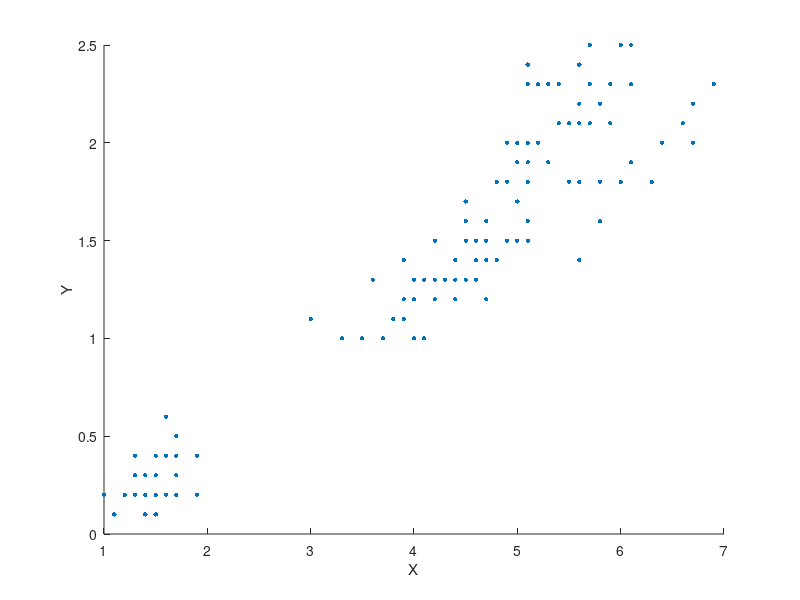
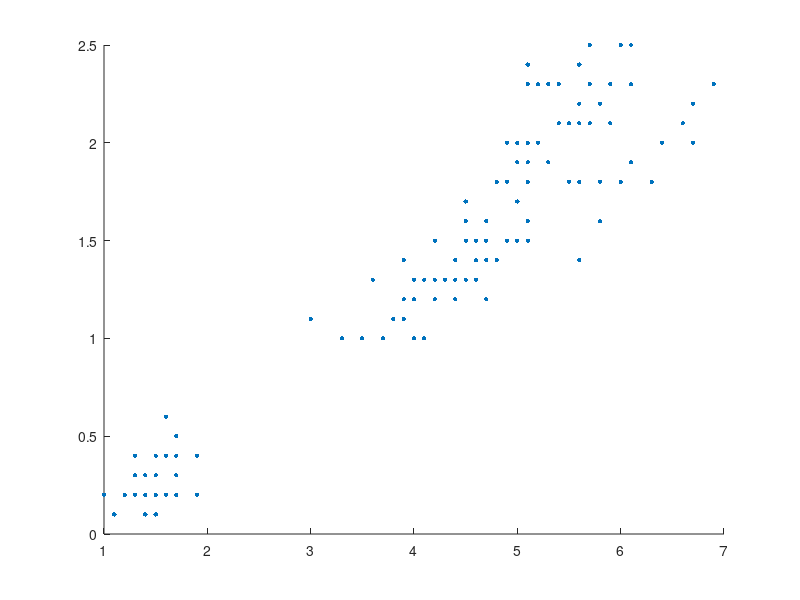

Recreate these plots in MATLAB, in order. (Note: this script raises an error after producing the figures.)
load fisheriris;
data = meas(:,3:4);
n = size(data);
n = n(1);
x = data(:,1);
y = data(:,2);

% Render the example data
figure
scatter(x,y,10,'red','filled');
xlabel('X');
ylabel('Y');

k = 2;
% Get the starting cluster points by choosing k random numbers
%{
clusters = double.empty(0,2);
i = 1;
while i <= k
    r = randi(n);
    if any(data(r,:) == clusters)
        % We don't want two clusters to be the same, choose another random
        % number
        continue
    end
    clusters(i,:) = data(r,:);
    i = i + 1;
end
%}

% Use this for now
clusters = [6.3 1.8;4.0 1.2];

% Make a new figure with the data, as well as the cluster points
figure
hold on
scatter(x,y,10,'red','filled');
scatter(clusters(:,1), clusters(:,2), 100, 'x','blue');
hold off
xlabel('X');
ylabel('Y');
